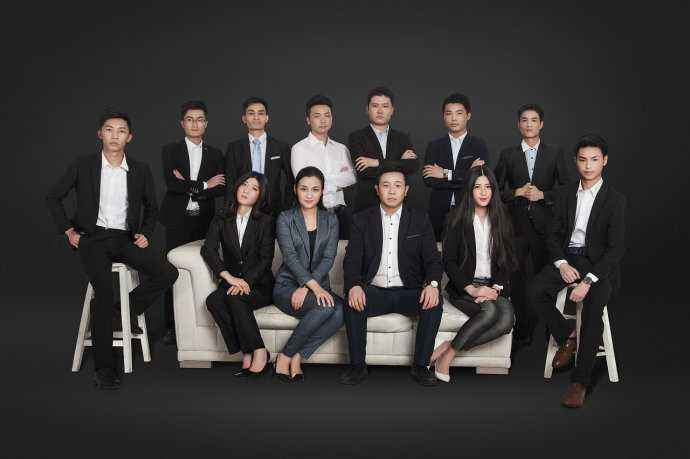
#> input picture resources/people3.jpg, 690 x 459 px, found by its file name
$ python DetectPeople.py
#> lines starting #> are read from the running program, lines starting #| are printed output that depends on the picture; after the words box and inside, x2 and y2 are one past the last pixel; in counts of white or black regions, pixels touching at a corner belong together; long printed decimals are rounded
import cv2
import numpy as np


def is_inside(o, i):
    ox, oy, ow, oh = o
    ix, iy, iw, ih = i
    return ox > ix and oy > iy and ox + ow < ix + iw and oy + oh < iy + ih


def draw_person(image, person):
    x, y, w, h = person
    cv2.rectangle(image, (x, y), (x + w, y + h), color=(0, 255, 255), thickness=5)


# img = cv2.imread(r'D:\temp\people.jpg', cv2.IMREAD_COLOR)
# img = cv2.imread(r'.\resources\pic3.jpg', cv2.IMREAD_COLOR)
img = cv2.imread(r'.\resources\people3.jpg', cv2.IMREAD_COLOR)
#> img is the input picture: shape (459, 690, 3); mean B, G, R 53, 53.7, 56.1
hog = cv2.HOGDescriptor()

hog.setSVMDetector(cv2.HOGDescriptor.getDefaultPeopleDetector())

found, ws = hog.detectMultiScale(img)
#> found = [[253, 76, 124, 248], [19, 70, 176, 352], [518, 106, 156, 312], [444, 54, 187, 375]]; ws = [0.437, 2.2, 1.73, 0.563]
print(len(found))
#| 4
print(ws.shape)
#| (4,)
print(ws.max())
#| 2.197
found_filtered = []
for ri, r in enumerate(found):
    for qi, q in enumerate(found):
        if ri != qi and is_inside(r, q):
            break
        else:
            found_filtered.append(r)
#> this loop made 4 passes
#> after the loop, found_filtered = 16 items, first 6: [253, 76, 124, 248], [253, 76, 124, 248], [253, 76, 124, 248], [253, 76, 124, 248], [19, 70, 176, 352], [19, 70, 176, 352]

print(len(found_filtered))
#| 16

for person in found_filtered:
    draw_person(img, person)
#> this loop made 16 passes
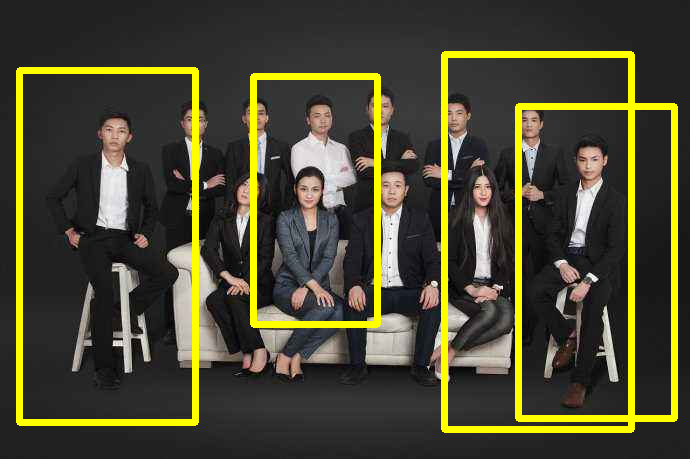
#> img: shape (459, 690, 3); 8.48% of pixels changed, all inside (x1, y1, x2, y2) = (16, 51, 678, 433)

cv2.namedWindow('People Detection', cv2.WINDOW_NORMAL)
cv2.imshow('People Detection', img)


cv2.waitKey(0)
cv2.destroyAllWindows()

$ run again, with resources/people1.jpg copied over resources/people3.jpg
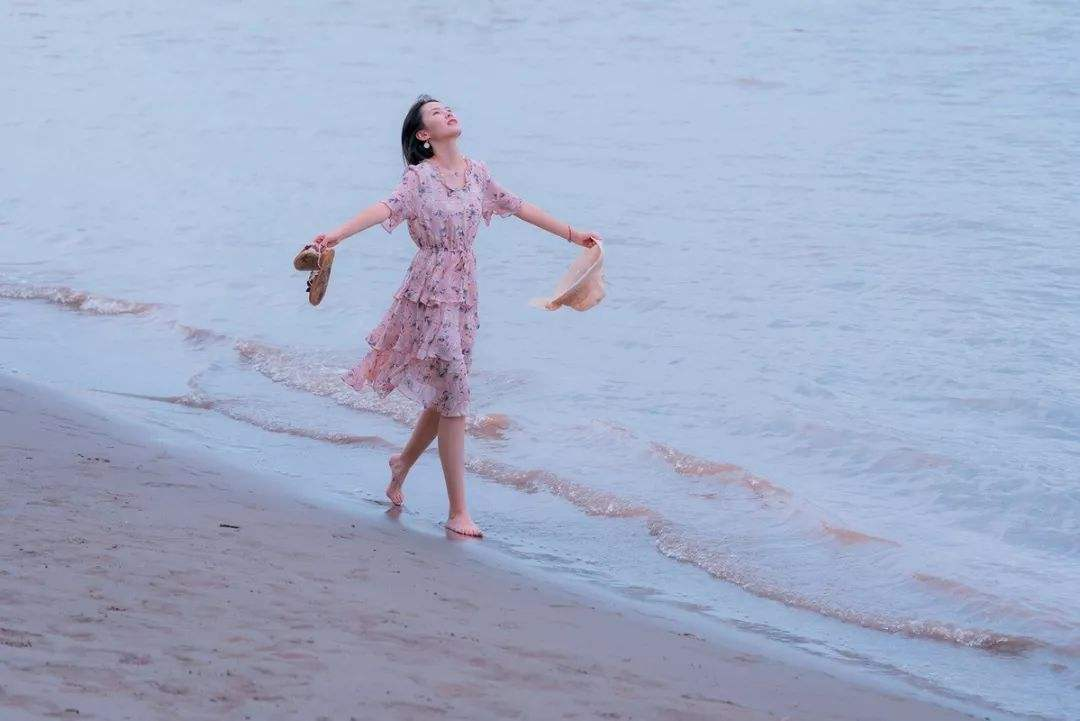
#> input picture resources/people1.jpg, 1080 x 721 px, found by its file name
#> img is the input picture: shape (721, 1080, 3); mean B, G, R 201.4, 174, 163.6
#> found = [[308, 135, 242, 484]]; ws = [0.662]
#| 1
#| (1,)
#| 0.6621
#> the loop `for ri, r in enumerate(found):` made 1 pass
#> (ri, r) on pass 1: (0, [308, 135, 242, 484])
#> after the loop `for ri, r in enumerate(found):`: found_filtered = [[308, 135, 242, 484]]
#| 1
#> the loop `for person in found_filtered:` made 1 pass
#> after the loop `for person in found_filtered:`:
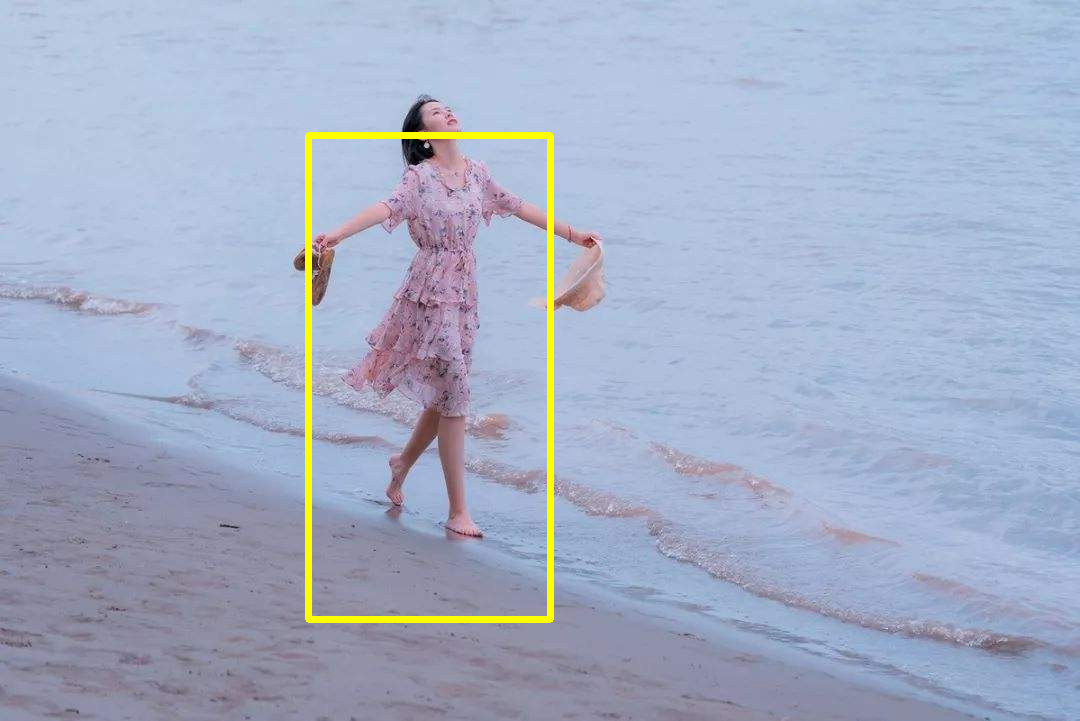
#> img: shape (721, 1080, 3); 1.3% of pixels changed, all inside (x1, y1, x2, y2) = (305, 132, 554, 623)
